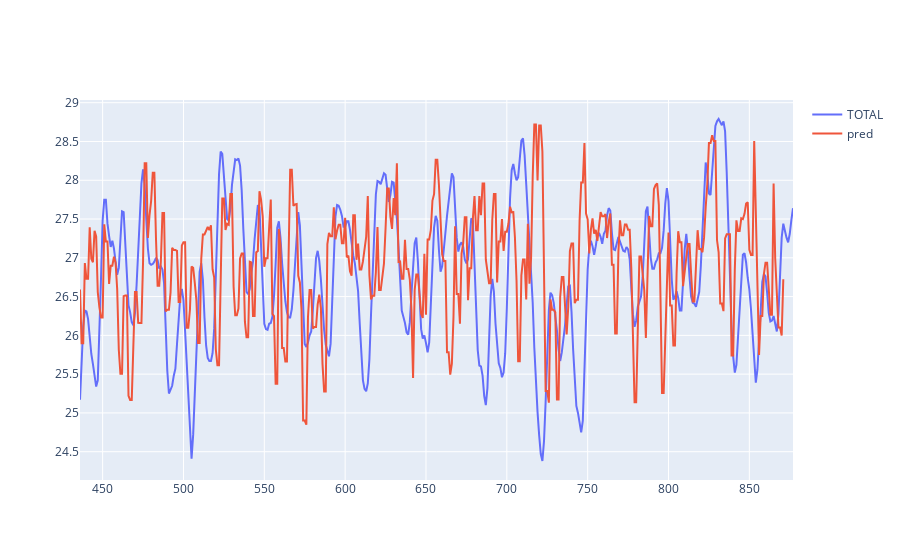

Notebook cell for this chart:
### Code cell
fig = go.Figure()

fig.add_trace(go.Scatter(x=, y=y1, mode="lines", name="TOTAL"))
fig.add_trace(go.Scatter(x=[i for i in range(len(y_pred), len(data.index))], y=y_pred, mode="lines", name="pred"))


fig.show()

### Figure 1 — Plotly figure (JSON) as saved in the notebook; plotly's stock layout.template omitted (floating-point values rounded to 4 significant figures; data arrays with more than 128 entries replaced by an {"elided": "..."} marker saying what was removed)
{"data": [{"mode": "lines", "name": "TOTAL", "type": "scatter", "x": {"elided": "442 int values"}, "y": {"elided": "878 float values"}}, {"mode": "lines", "name": "pred", "type": "scatter", "x": {"elided": "442 int values"}, "y": {"elided": "436 float values"}}], "layout": {}}
